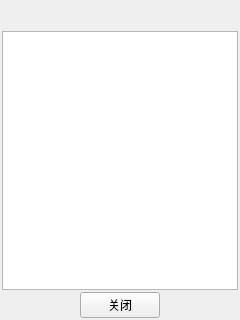
<?xml version="1.0" encoding="UTF-8"?>
<ui version="4.0">
 <class>fileview</class>
 <widget class="QWidget" name="fileview">
  <property name="geometry">
   <rect>
    <x>0</x>
    <y>0</y>
    <width>240</width>
    <height>320</height>
   </rect>
  </property>
  <property name="windowTitle">
   <string>Widget</string>
  </property>
  <layout class="QVBoxLayout" name="verticalLayout">
   <property name="spacing">
    <number>2</number>
   </property>
   <property name="margin">
    <number>2</number>
   </property>
   <item>
    <layout class="QHBoxLayout" name="horizontalLayout">
     <item>
      <widget class="QToolButton" name="backButton">
       <property name="enabled">
        <bool>true</bool>
       </property>
       <property name="styleSheet">
        <string notr="true">border-style: flat;</string>
       </property>
       <property name="text">
        <string/>
       </property>
       <property name="icon">
        <iconset resource="resource.qrc">
         <normaloff>:/images/buttons/images/left-24.png</normaloff>:/images/buttons/images/left-24.png</iconset>
       </property>
       <property name="iconSize">
        <size>
         <width>24</width>
         <height>24</height>
        </size>
       </property>
       <property name="autoRaise">
        <bool>true</bool>
       </property>
      </widget>
     </item>
     <item>
      <widget class="QToolButton" name="forwardButton">
       <property name="styleSheet">
        <string notr="true">border-style: flat;</string>
       </property>
       <property name="text">
        <string/>
       </property>
       <property name="icon">
        <iconset resource="resource.qrc">
         <normaloff>:/images/buttons/images/right-24.png</normaloff>:/images/buttons/images/right-24.png</iconset>
       </property>
       <property name="iconSize">
        <size>
         <width>24</width>
         <height>24</height>
        </size>
       </property>
      </widget>
     </item>
     <item>
      <widget class="QToolButton" name="aheadButton">
       <property name="styleSheet">
        <string notr="true">border-style: flat;</string>
       </property>
       <property name="text">
        <string/>
       </property>
       <property name="icon">
        <iconset resource="resource.qrc">
         <normaloff>:/images/buttons/images/up-24.png</normaloff>:/images/buttons/images/up-24.png</iconset>
       </property>
       <property name="iconSize">
        <size>
         <width>24</width>
         <height>24</height>
        </size>
       </property>
      </widget>
     </item>
     <item>
      <widget class="QToolButton" name="listButton">
       <property name="styleSheet">
        <string notr="true">border-style: flat;</string>
       </property>
       <property name="text">
        <string/>
       </property>
       <property name="icon">
        <iconset resource="resource.qrc">
         <normaloff>:/images/buttons/images/viewlist-24.png</normaloff>:/images/buttons/images/viewlist-24.png</iconset>
       </property>
       <property name="iconSize">
        <size>
         <width>24</width>
         <height>24</height>
        </size>
       </property>
      </widget>
     </item>
     <item>
      <widget class="QToolButton" name="detailButton">
       <property name="styleSheet">
        <string notr="true">border-style: flat;</string>
       </property>
       <property name="text">
        <string/>
       </property>
       <property name="icon">
        <iconset resource="resource.qrc">
         <normaloff>:/images/buttons/images/viewdetailed-24.png</normaloff>:/images/buttons/images/viewdetailed-24.png</iconset>
       </property>
       <property name="iconSize">
        <size>
         <width>24</width>
         <height>24</height>
        </size>
       </property>
      </widget>
     </item>
    </layout>
   </item>
   <item>
    <widget class="QStackedWidget" name="stackedWidget">
     <property name="frameShape">
      <enum>QFrame::NoFrame</enum>
     </property>
     <property name="currentIndex">
      <number>0</number>
     </property>
     <widget class="QWidget" name="page">
      <layout class="QVBoxLayout" name="verticalLayout_2">
       <property name="spacing">
        <number>0</number>
       </property>
       <property name="margin">
        <number>0</number>
       </property>
       <item>
        <widget class="QListView" name="listView"/>
       </item>
      </layout>
     </widget>
     <widget class="QWidget" name="page_2">
      <layout class="QVBoxLayout" name="verticalLayout_3">
       <property name="spacing">
        <number>0</number>
       </property>
       <property name="margin">
        <number>0</number>
       </property>
       <item>
        <widget class="QTreeView" name="treeView"/>
       </item>
      </layout>
     </widget>
    </widget>
   </item>
   <item>
    <layout class="QHBoxLayout" name="horizontalLayout_2">
     <item>
      <widget class="QPushButton" name="closeButton">
       <property name="sizePolicy">
        <sizepolicy hsizetype="Fixed" vsizetype="Fixed">
         <horstretch>0</horstretch>
         <verstretch>0</verstretch>
        </sizepolicy>
       </property>
       <property name="text">
        <string>关闭</string>
       </property>
       <property name="flat">
        <bool>false</bool>
       </property>
      </widget>
     </item>
    </layout>
   </item>
  </layout>
 </widget>
 <layoutdefault spacing="6" margin="11"/>
 <resources>
  <include location="resource.qrc"/>
 </resources>
 <connections/>
</ui>
